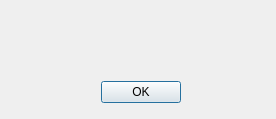
<?xml version="1.0" encoding="UTF-8"?>
<ui version="4.0">
 <class>Dialog</class>
 <widget class="QDialog" name="Dialog">
  <property name="geometry">
   <rect>
    <x>0</x>
    <y>0</y>
    <width>276</width>
    <height>119</height>
   </rect>
  </property>
  <property name="windowTitle">
   <string>ERROR</string>
  </property>
  <widget class="QDialogButtonBox" name="buttonBox">
   <property name="geometry">
    <rect>
     <x>100</x>
     <y>80</y>
     <width>81</width>
     <height>25</height>
    </rect>
   </property>
   <property name="standardButtons">
    <set>QDialogButtonBox::Ok</set>
   </property>
  </widget>
  <widget class="QLabel" name="label">
   <property name="geometry">
    <rect>
     <x>-10</x>
     <y>0</y>
     <width>291</width>
     <height>81</height>
    </rect>
   </property>
   <property name="text">
    <string/>
   </property>
   <property name="alignment">
    <set>Qt::AlignCenter</set>
   </property>
  </widget>
 </widget>
 <resources/>
 <connections/>
</ui>
